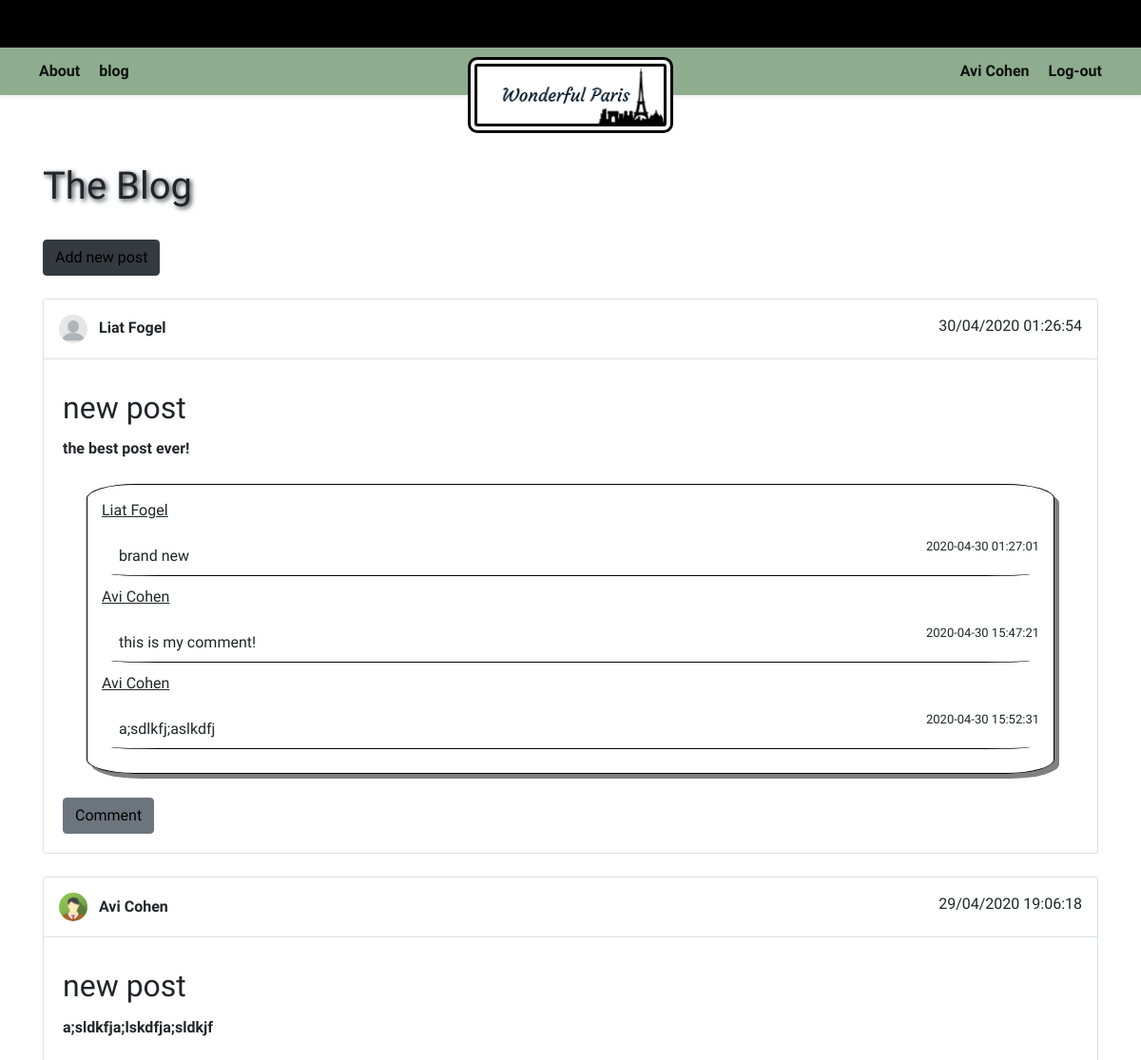
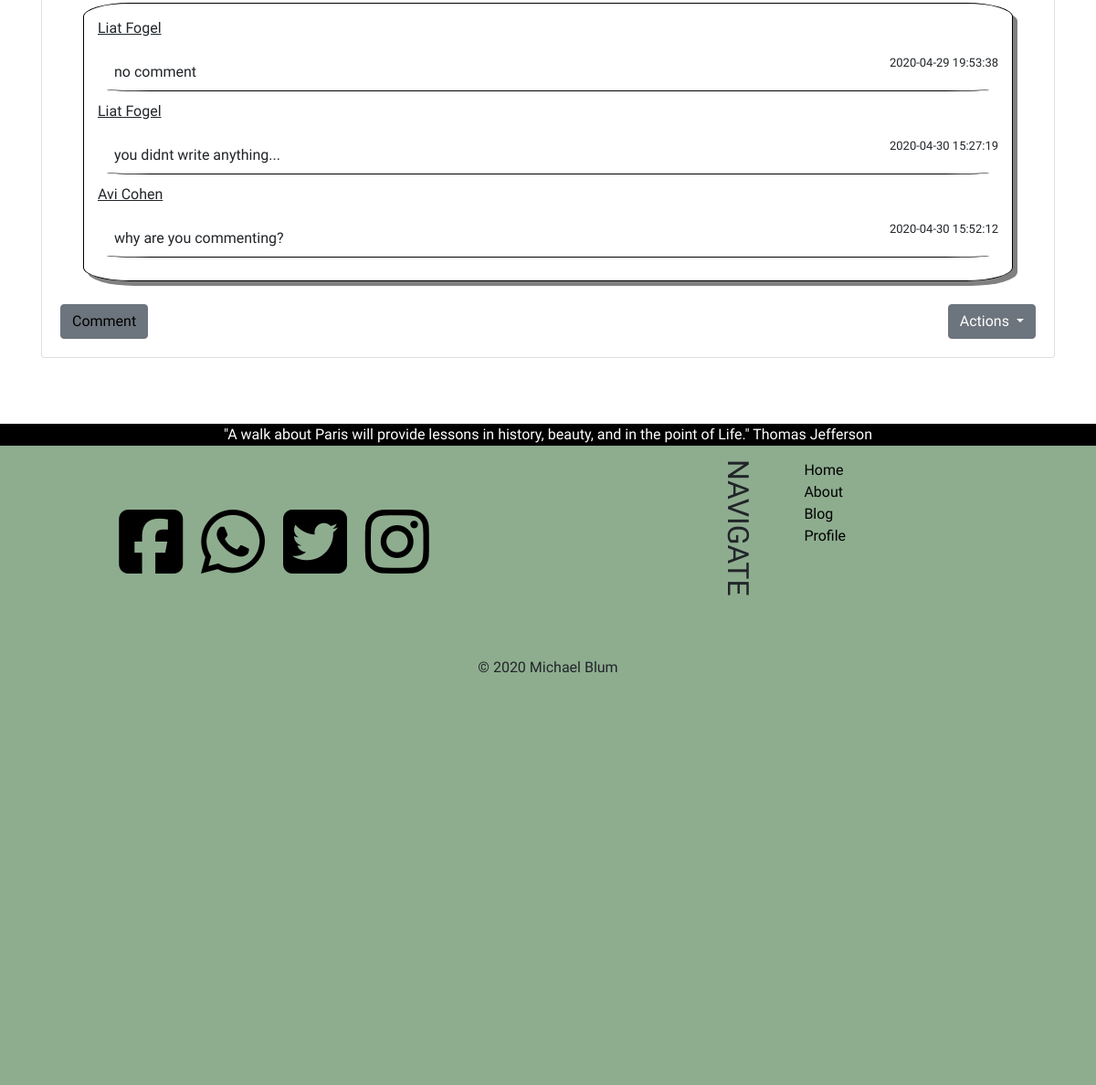
/blog.php (signed in), run on the app's committed database (2 pictures, top to bottom).
### tables this page shows
CREATE TABLE `posts` (
  `id` int(11) NOT NULL,
  `user_id` int(11) NOT NULL,
  `post_title` varchar(255) NOT NULL,
  `post_body` text NOT NULL,
  `date` datetime NOT NULL DEFAULT current_timestamp()
);

CREATE TABLE `user_profiles` (
  `id` int(11) NOT NULL,
  `user_id` int(11) NOT NULL,
  `image_name` varchar(255) NOT NULL
);

CREATE TABLE `users` (
  `id` int(11) NOT NULL,
  `name` varchar(255) NOT NULL,
  `email` varchar(255) NOT NULL,
  `password` varchar(255) NOT NULL
);

CREATE TABLE `comments` (
  `comment_id` int(11) NOT NULL,
  `post_id` int(11) NOT NULL,
  `comment_writer_id` int(11) NOT NULL,
  `comment` text NOT NULL,
  `date` datetime NOT NULL
);

### app/helpers.php (called while the page is built, shortened)
<?php
if(!function_exists('auth_user')){
    function auth_user(){
        $auth = false;
        if(isset($_SESSION['user_id'])){
            if(isset($_SESSION['user_ip']) && $_SESSION['user_ip'] == $_SERVER['REMOTE_ADDR']){
                if(isset($_SESSION['user_agent']) && $_SESSION['user_agent'] == $_SERVER['HTTP_USER_AGENT']){
                    $auth = true;
                }
            }
        }
        return $auth;
    }
}

### blog.php (the view, shortened to what this page needs)
<?php
require_once 'app/helpers.php';
$link = mysqli_connect(MYSQL_HOST, MYSQL_USER, MYSQL_PWD, MYSQL_DB);
$post_query = "SELECT up.image_name, u.name, p.*, DATE_FORMAT(p.date, '%d/%m/%Y %H:%i:%s') pdate
        FROM posts AS p
        JOIN users AS u ON u.id = p.user_id
        JOIN user_profiles AS up ON u.id = up.user_id
        ORDER BY p.date DESC;";
$post_query_result = mysqli_query($link, $post_query);
if(auth_user()) {
    $uid = $_SESSION['user_id'];
} else {
    $uid = '';
}
?>
<?php include 'tpl/header.php'; ?>
<main class="min-h-900">
    <div class="container">
        <div class="row">
            <div class="col-12 mt-4">
            <h1>The Blog</h1>
            <?php if(auth_user()): ?>
            <a href="add_post.php" class="btn btn-dark mt-4">Add new post</a>
            <?php else :?>
                <a href="signup.php" class="btn btn-dark mt-4">Please create an account!</a>
                <a href="login.php" class="btn btn-dark mt-4">Log-In</a>
            <?php endif; ?>
            </div>
        </div>
        <?php if( $post_query_result && mysqli_num_rows($post_query_result) > 0 ):?>
        <div class="row">
            <?php while($post = mysqli_fetch_assoc($post_query_result)): ?>
                <?php
                $comments_query = "SELECT users.name AS name, comments.* FROM comments
                JOIN posts ON posts.id = comments.post_id
                JOIN users ON comments.comment_writer_id = users.id
                WHERE posts.id = $post[id];";
                $comments_results = mysqli_query($link, $comments_query);?>
                <div class="col-12 mt-4">
                    <div class="card">
                        <div class="card-title border-bottom p-3">
                            <span><img width="30px" class="mr-2 rounded-circle" src="images/<?=$post['image_name']?>" alt="">
                            <b><?= htmlentities($post['name']); ?></b></span>
                            <span class="float-right"><?=  $post['pdate']; ?></span>
                        </div>
                        <div class="card-body">
                            <h2 class="card-title"><?= htmlentities($post['post_title']); ?></h2>
                            <p class="card-text"><?= str_replace("\n", '<br>', htmlentities($post['post_body'])); ?></p>
                        <div class="comments">
                        <?php while($comment = mysqli_fetch_assoc($comments_results)):?>
                                <p class="comment-text-name"><?= str_replace("\n", '<br>', htmlentities($comment['name'])); ?></p>
                                <p class="comment-text-date"><?= str_replace("\n", '<br>', htmlentities($comment['date'])); ?></p>
                                <p class="comment-text-comment"><?= str_replace("\n", '<br>', htmlentities($comment['comment'])); ?><br></p>
                            <?php endwhile; ?>
                        </div>
                            <?php if($uid == $post['user_id']): ?>
                            <div class="dropdown float-right">
                                <button class="btn btn-secondary dropdown-toggle" type="button" id="dropdownMenuButton" data-toggle="dropdown" aria-haspopup="true" aria-expanded="false">
                                    Actions
                                </button>
                            </div>
                            <?php endif; ?>
                            <?php if(auth_user()):?>
                            <div class="float-left">
                            <a href="comment.php?post_id= <?= $post['id']?>" class="btn btn-secondary">Comment</a>
                            </div>
                            <?php endif; ?>
                        </div>
                    </div>
                </div>
            <?php endwhile; ?>
        </div>
        <?php endif; ?>
    </div>
</main>
<?php include 'tpl/footer.php'; ?>

### css/style.css (style rules this page uses)
body { background-image: url('../images/john-towner.jpg'); font-family: 'Courgette', cursive; background-size: auto; }
h1 { text-shadow: 2px 2px 5px #343A40; }
.min-h-900 { min-height: 900px; }
a { color: black; text-decoration: none; }
a:link { color: black; text-decoration: none; }
.comments { border: 1px solid black; border-radius: 5%; padding: 15px; margin: 25px; box-shadow: 5px 5px grey; }
.comment-text-comment { border-bottom: 1px solid black; border-radius: 5%; padding: 8px; margin: 10px; }
.comment-text-date { float: right; font-size: small; }
.card-text { font-weight: bold; }
.comment-text-name { text-decoration: underline; }

### data on the page
posts: user_profiles.image_name (placeholder picture), user.name "Liat Fogel", pdate "30/04/2020 01:26:54", post_title "new post", post_body "the best post ever!"
comments: comment_writer.name "Liat Fogel", date "2020-04-30 01:27:01", comment "brand new"
comments: comment_writer.name "Avi Cohen", date "2020-04-30 15:47:21", comment "this is my comment!"
comments: comment_writer.name "Avi Cohen", date "2020-04-30 15:52:31", comment "a;sdlkfj;aslkdfj"
posts: user_profiles.image_name (picture), user.name "Avi Cohen", pdate "29/04/2020 19:06:18", post_title "new post", post_body "a;sldkfja;lskdfja;sldkjf"
comments: comment_writer.name "Liat Fogel", date "2020-04-29 19:53:38", comment "no comment"
comments: comment_writer.name "Liat Fogel", date "2020-04-30 15:27:19", comment "you didnt write anything..."
comments: comment_writer.name "Avi Cohen", date "2020-04-30 15:52:12", comment "why are you commenting?"

### other printed values
$_SESSION['user_name'] "Avi Cohen"
